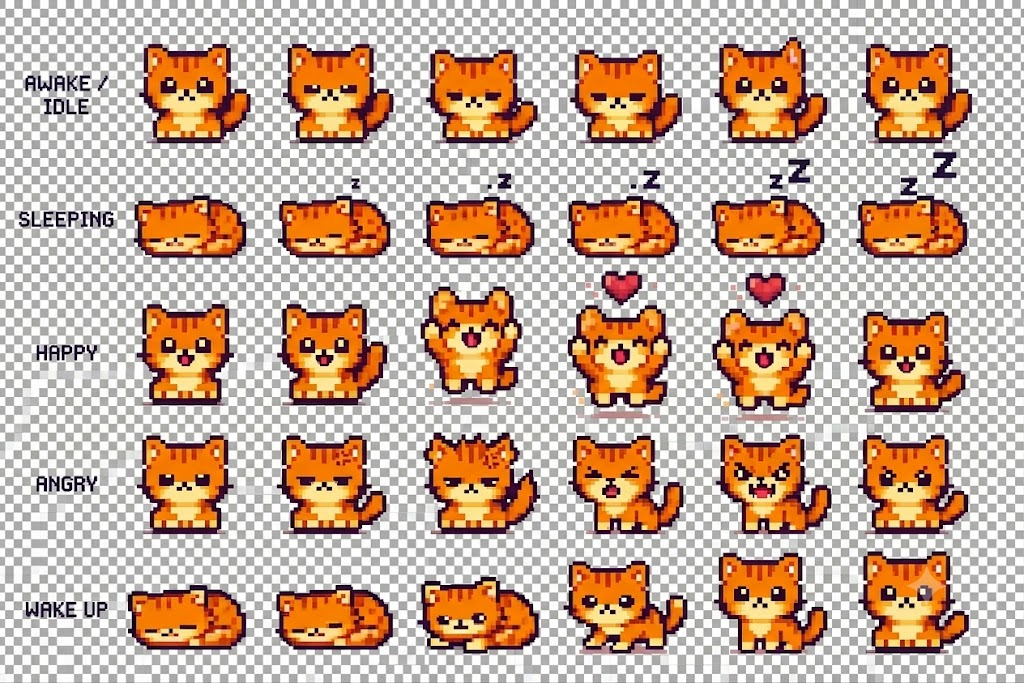
#> input picture asset/cat_animation/_source/Animated_kumquat.jpeg, 1024 x 683 px
$ python build_cat_sheet.py Animated_kumquat.jpeg --grid
#> lines starting #> are read from the running program, lines starting #| are printed output that depends on the picture; after the words box and inside, x2 and y2 are one past the last pixel; in counts of white or black regions, pixels touching at a corner belong together
"""Rebuild an AI-rendered cat animation into a clean transparent sprite sheet.

Input:  asset/cat_animation/_source/<NAME>.png  (e.g. a 1536x1024 render with a
        grey background, glow, blur, and ~6.5px pseudo-pixel blocks)
Output: asset/cat_animation/<NAME>.png  (N frames x 64x64, hard {0,255} alpha,
        snapped to the shared 8-color cat palette, no anti-aliasing, body
        centered per frame, bottom on the shared baseline row 55)

Current sheets come from one labeled 5-row grid image (rows in GRID_ROWS
order; text labels at the left are stripped automatically):

    python tools/build_cat_sheet.py Animated_kumquat.jpeg --grid

Legacy per-state commands for single-row renders (the ones these consumed
now live only in git history; add --preview to any command for a 6x review
image):

    python tools/build_cat_sheet.py AWAKE_IDLE
    python tools/build_cat_sheet.py SLEEPING --glyph z
    python tools/build_cat_sheet.py WAKE_UP  --align per-frame
    python tools/build_cat_sheet.py HAPPY    --glyph heart --min-blob 25
    python tools/build_cat_sheet.py ANGRY    --glyph anger --min-blob 12

Frame spans are auto-detected from the sprite mask, so renders don't need to
sit on an exact grid. The source-to-output scale is fixed so every state sheet
keeps the same pixel density as AWAKE_IDLE (44 output px per 157 source px);
poses too tall for the canvas (HAPPY's jump) shrink slightly instead of
clipping. Floating glyphs (sleep z's, anger marks, the heart) turn to mush at
this scale, so the --glyph modes erase them and stamp crisp pixel versions at
the source positions. Requires numpy and Pillow: pip install -e ".[tools]"
"""
from __future__ import annotations

import argparse
from pathlib import Path

import numpy as np
from PIL import Image

REPO = Path(__file__).resolve().parents[1]
SOURCE_DIR = REPO / "asset" / "cat_animation" / "_source"
OUT_DIR = REPO / "asset" / "cat_animation"

FRAME = 64
SCALE = 44 / 157          # matches the AWAKE_IDLE sheet's pixel density
BASELINE = 56             # output y edge below the body (last drawn row = 55)
ANCHOR_X = 31.5           # output x where the body centre lands in every frame
ALPHA_THRESHOLD = 0.45
MIN_FRAME_WIDTH = 40      # source px; ignore stray mask runs narrower than this
FRAME_GAP = 12            # merge mask runs separated by fewer empty columns

PALETTE = np.array([
    [0x24, 0x07, 0x38],   # outline / ink (also the sleep "Z" glyphs)
    [0xD9, 0x3F, 0x06],   # dark orange (stripes, shading)
    [0xFE, 0x7E, 0x0A],   # base orange
    [0xFC, 0xB1, 0x3A],   # light orange
    [0xFC, 0xD0, 0x78],   # pale orange
    [0xFE, 0xEB, 0xA3],   # cream (muzzle, belly, paws)
    [0xDE, 0x30, 0x4A],   # red (heart, tongue, anger marks)
    [0x99, 0x14, 0x35],   # deep red (heart shading, mouth)
], dtype=int)
RED = 6  # PALETTE index used for stamped anger glyphs


def sprite_mask(rgb: np.ndarray, exclude_red: bool = False) -> np.ndarray:
    """Sprite pixels vs. background/glow: saturated orange, dark ink, or cream.

    exclude_red drops red/crimson pixels entirely (used for ANGRY, whose neon
    anger marks bleed a red bloom that is chromatically identical to the marks
    and would otherwise pollute the sprite). Oranges have a large green-blue
    gap; reds do not, which separates the two without touching the cat.
    """
    sat = rgb.max(2) - rgb.min(2)
    lum = rgb.mean(2)
    mask = (sat > 100) | (lum < 50) | ((lum > 180) & (sat > 55))
    if exclude_red:
        red = (
            (rgb[..., 0] > 150)
            & (rgb[..., 1] - rgb[..., 2] < 35)
            & (rgb[..., 2] > 40)
            & (lum > 90)  # keep dark reds: the tongue inside an open mouth
        )
        mask &= ~red
    return mask


ANGER_STAMP = [
    ".......X..",
    "XX.....X..",
    "XX...XXXXX",
    "..XX...X..",
    "..XX...X..",
]

HEART_STAMP = [
    ".XX..XX.",
    "XXXXXXXX",
    "XXXXXXXX",
    "xXXXXXXx",
    ".xXXXXx.",
    "..xXXx..",
    "...xx...",
]  # 'X' = red, 'x' = deep red shading


# [62 lines left out: functions stamp_heart, stamp_anger_marks, not called in this run]


def detect_frames(mask: np.ndarray, expected: int = 0) -> list[tuple[int, int]]:
    cols = mask.sum(0)
    runs: list[list[int]] = []
    start = None
    for x, filled in enumerate(cols > 0):
        if filled and start is None:
            start = x
        elif not filled and start is not None:
            runs.append([start, x - 1])
            start = None
    if start is not None:
        runs.append([start, mask.shape[1] - 1])

    merged: list[list[int]] = []
    for run in runs:
        if merged and run[0] - merged[-1][1] <= FRAME_GAP:
            merged[-1][1] = run[1]
        else:
            merged.append(run)
    frames = [(x0, x1) for x0, x1 in merged if x1 - x0 + 1 >= MIN_FRAME_WIDTH]
    if not frames:
        raise SystemExit("no frames detected — check the source image")

    # Glow bridges can fuse neighbouring frames into one run. When the caller
    # knows the frame count, split the widest runs at their weakest column
    # (the bridge is a shallow trickle; the bodies are ~15x denser).
    col_density = mask.sum(0)
    while expected and len(frames) < expected:
        i = max(range(len(frames)), key=lambda k: frames[k][1] - frames[k][0])
        x0, x1 = frames[i]
        width = x1 - x0 + 1
        if width < 2 * MIN_FRAME_WIDTH:
            raise SystemExit(f"cannot split further: {len(frames)} frames found, {expected} expected")
        lo, hi = x0 + width // 4, x1 - width // 4
        cut = min(range(lo, hi + 1), key=lambda x: col_density[x])
        frames[i:i + 1] = [(x0, cut - 1), (cut + 1, x1)]
        frames.sort()
    return frames


def snap(color: np.ndarray) -> np.ndarray:
    """Nearest palette color; red entries only compete for genuinely red pixels.

    Without the hue gate, dark red-brown shadow pixels (tail shading) sit
    closer to the red entries than to dark orange and the cat grows crimson
    patches.
    """
    dist = ((color[None] - PALETTE) ** 2).sum(1).astype(float)
    is_red = (color[1] - color[2] < 35) and (color[0] - color[1] > 120) and (color[2] > 45)
    if not is_red:
        dist[RED:] = np.inf
    return PALETTE[dist.argmin()]


def demote_stray_reds(cell: np.ndarray) -> int:
    """Recolor isolated red pixels to dark orange.

    Genuine red features (tongue, heart, nose) are contiguous clusters;
    lone red pixels are fur-shading blends that slipped through the hue gate.
    """
    rgbv = cell[..., :3]
    redfam = (
        ((rgbv == PALETTE[RED]).all(2) | (rgbv == PALETTE[RED + 1]).all(2))
        & (cell[..., 3] > 0)
    )
    demoted = 0
    for y, x in zip(*np.nonzero(redfam)):
        neighbors = redfam[max(y - 1, 0):y + 2, max(x - 1, 0):x + 2].sum() - 1
        if neighbors < 2:
            cell[y, x] = (*PALETTE[1], 255)
            demoted += 1
    return demoted


def despeckle(alpha: np.ndarray, min_blob: int) -> tuple[np.ndarray, list[int]]:
    """Keep 8-connected blobs of at least min_blob pixels."""
    h, w = alpha.shape
    seen = np.zeros_like(alpha, dtype=bool)
    keep = np.zeros_like(alpha, dtype=bool)
    sizes = []
    for sy in range(h):
        for sx in range(w):
            if not alpha[sy, sx] or seen[sy, sx]:
                continue
            stack, blob = [(sy, sx)], []
            seen[sy, sx] = True
            while stack:
                y, x = stack.pop()
                blob.append((y, x))
                for dy in (-1, 0, 1):
                    for dx in (-1, 0, 1):
                        ny, nx = y + dy, x + dx
                        if 0 <= ny < h and 0 <= nx < w and alpha[ny, nx] and not seen[ny, nx]:
                            seen[ny, nx] = True
                            stack.append((ny, nx))
            sizes.append(len(blob))
            if len(blob) >= min_blob:
                for y, x in blob:
                    keep[y, x] = True
    return keep, sorted(sizes, reverse=True)


# [68 lines left out: functions _z_pattern, redraw_glyphs, not called in this run]


def load_masked(path: Path, exclude_red: bool = False) -> tuple[np.ndarray, np.ndarray]:
    """Load a render and its sprite mask.

    Renders with a real transparent background carry their own sprite mask;
    color-based background separation is only for opaque (grey/checker-bg)
    renders.
    """
    rgba = np.array(Image.open(path).convert("RGBA")).astype(int)
    src = rgba[..., :3]
    src_alpha = rgba[..., 3]
    if (src_alpha < 128).any():
        print(f"{path.name}: source has transparency; masking on alpha")
        return src, src_alpha >= 128
    return src, sprite_mask(src, exclude_red=exclude_red)


def build(name: str, min_blob: int, preview: bool, glyph: str = "none", expected_frames: int = 6, align: str = "median") -> None:
    src, mask = load_masked(SOURCE_DIR / f"{name}.png", exclude_red=glyph in ("anger", "heart"))
    process(name, src, mask, min_blob, preview, glyph, expected_frames, align)


def process(
    name: str,
    src: np.ndarray,
    mask: np.ndarray,
    min_blob: int,
    preview: bool,
    glyph: str = "none",
    expected_frames: int = 6,
    align: str = "median",
    scale_base: float | None = None,
    strip_label: bool = False,
) -> None:
    sat = src.max(2) - src.min(2)
    lum = src.mean(2)
    orange = (sat > 100) & (src[..., 1] - src[..., 2] > 35) & mask
    cream = (lum > 180) & (sat > 50) & (sat < 130) & mask

    # Grid rows carry an ink text label left of the first frame; it holds no
    # orange, so everything left of the first orange column is label.
    if strip_label:
        first_orange = int(np.nonzero(orange.any(0))[0].min())
        mask = mask.copy()
        mask[:, : max(first_orange - 8, 0)] = False

    frames = detect_frames(mask, expected_frames)
    print(f"{name}: {len(frames)} frames detected: {frames}")

    # Baseline: median of the per-frame sprite bottoms (outline included) —
    # outlier-resistant, so ANGRY's below-ground flame can't float the other
    # frames. 'per-frame' pins every frame's own bottom to the ground line
    # instead; right for sequences where each pose rests on the ground.
    frame_bottoms = [int(np.nonzero(mask[:, x0:x1 + 1])[0].max()) for x0, x1 in frames]
    bottom_excl = int(np.median(frame_bottoms)) + 1

    # Anchor on the cream muzzle centroid (stable while the tail moves), then
    # shift by a sheet-wide constant so the orange body is centred on average.
    cream_cx, body_cx, body_top = [], [], []
    for x0, x1 in frames:
        cys, cxs = np.nonzero(cream[:, x0:x1 + 1])
        oys, oxs = np.nonzero(orange[:, x0:x1 + 1])
        cream_cx.append(cxs.mean() + x0 if len(cxs) else oxs.mean() + x0)
        body_cx.append((oxs.min() + oxs.max()) / 2 + x0)
        body_top.append(int(oys.min()))
    offset = float(np.mean([b - c for b, c in zip(body_cx, cream_cx)]))

    # Floating glyph leftovers (the heart's ink outline) sit far above the
    # body and would clip into view as stray arcs; heart mode redraws them.
    if glyph == "heart":
        for (x0, x1), top in zip(frames, body_top):
            mask[: max(top - 15, 0), x0:x1 + 1] = False

    # A pose taller than the canvas (jumping HAPPY cat) shrinks slightly
    # instead of clipping its ears; 3 output px of headroom covers the ink
    # outline that rides above the topmost orange pixel.
    base = scale_base if scale_base is not None else SCALE
    scale = base
    needed = (bottom_excl - min(body_top)) * base + 3
    if needed > BASELINE:
        scale = (BASELINE - 3) / (bottom_excl - min(body_top))
        print(f"  pose exceeds canvas at base scale; using {scale:.4f} (base {base:.4f})")

    sheet = np.zeros((FRAME, FRAME * len(frames), 4), dtype=np.uint8)
    for i, (x0, x1) in enumerate(frames):
        fmask = np.zeros_like(mask)
        fmask[:, x0:x1 + 1] = mask[:, x0:x1 + 1]
        anchor = cream_cx[i] + offset

        frame_bottom = frame_bottoms[i] + 1 if align == "per-frame" else bottom_excl
        for oy in range(FRAME):
            sy0, sy1 = (
                frame_bottom + (oy - BASELINE) / scale,
                frame_bottom + (oy + 1 - BASELINE) / scale,
            )
            iy0, iy1 = max(int(np.floor(sy0)), 0), min(int(np.ceil(sy1)), src.shape[0])
            if iy1 <= iy0:
                continue
            for ox in range(FRAME):
                sx0, sx1 = (
                    anchor + (ox - ANCHOR_X) / scale,
                    anchor + (ox + 1 - ANCHOR_X) / scale,
                )
                ix0, ix1 = max(int(np.floor(sx0)), 0), min(int(np.ceil(sx1)), src.shape[1])
                if ix1 <= ix0:
                    continue
                m = fmask[iy0:iy1, ix0:ix1]
                if m.size == 0 or m.mean() < ALPHA_THRESHOLD:
                    continue
                rgb = snap(src[iy0:iy1, ix0:ix1][m].mean(0).round().astype(int))
                sheet[oy, i * FRAME + ox] = (*rgb, 255)

    for i in range(len(frames)):
        cell = sheet[:, i * FRAME:(i + 1) * FRAME]
        keep, sizes = despeckle(cell[..., 3] > 0, min_blob)
        cell[~keep] = 0
        demoted = demote_stray_reds(cell)
        note = f", {demoted} stray red px demoted" if demoted else ""
        if glyph == "z":
            note += f", {redraw_glyphs(cell)} glyph(s) redrawn"
        elif glyph == "anger":
            stamped = stamp_anger_marks(
                cell, src, frames[i], body_top[i], cream_cx[i] + offset, bottom_excl, scale
            )
            note += ", anger mark stamped" if stamped else ", no anger mark found"
        elif glyph == "heart":
            note += ", heart stamped" if stamp_heart(cell, src, frames[i], body_top[i]) else ""
        print(f"  frame {i} blobs kept>={min_blob}: {sizes[:8]}{' ...' if len(sizes) > 8 else ''}{note}")

    out_path = OUT_DIR / f"{name}.png"
    img = Image.fromarray(sheet, "RGBA")
    img.save(out_path, optimize=True)
    print(f"saved {out_path} {img.size}")

    if preview:
        prev = img.resize((img.width * 6, img.height * 6), Image.NEAREST)
        prev.save(OUT_DIR / f"_preview_{name}.png")
        print(f"saved preview {OUT_DIR / f'_preview_{name}.png'}")


GRID_ROWS = ["AWAKE_IDLE", "SLEEPING", "HAPPY", "ANGRY", "WAKE_UP"]
CAT_HEIGHT = 44  # output px the reference (idle) cat stands tall


def _bands(orange: np.ndarray, merge_gap: int = 8, min_height: int = 20) -> list[tuple[int, int]]:
    """Row bands from the orange body profile, expanded to claim glyph space.

    Floating glyphs (sleep z's, hearts) rise arbitrarily close to the row
    above, so gap thresholds on the full mask can't separate rows. Bodies
    can: glyphs and text labels contain no orange. Each band then extends
    upward to just below the previous body (claiming its own glyphs) and
    slightly downward for the ink outline.
    """
    prof = orange.sum(1) > 2
    runs: list[list[int]] = []
    start = None
    for y, filled in enumerate(prof):
        if filled and start is None:
            start = y
        elif not filled and start is not None:
            runs.append([start, y - 1])
            start = None
    if start is not None:
        runs.append([start, orange.shape[0] - 1])
    merged: list[list[int]] = []
    for run in runs:
        if merged and run[0] - merged[-1][1] <= merge_gap:
            merged[-1][1] = run[1]
        else:
            merged.append(run)
    bodies = [(y0, y1) for y0, y1 in merged if y1 - y0 + 1 >= min_height]

    # The previous row's ink outline hangs ~6-9px below its orange body; start
    # each band just past it (but before this row's own floating glyphs).
    outline_pad = 10
    bands = []
    for i, (y0, y1) in enumerate(bodies):
        top = max(0, y0 - 60) if i == 0 else bodies[i - 1][1] + outline_pad
        bands.append((top, min(y1 + outline_pad - 1, orange.shape[0] - 1)))
    return bands


def build_grid(filename: str, min_blob: int, preview: bool) -> None:
    """Process a single image holding all five state rows (labels at left).

    Row order must match GRID_ROWS. One shared scale is derived from the
    first (idle) row so every state keeps consistent pixel density.
    """
    src, mask = load_masked(SOURCE_DIR / filename)
#> in sprite_mask, `sat = rgb.max(2) - rgb.min(2)`:
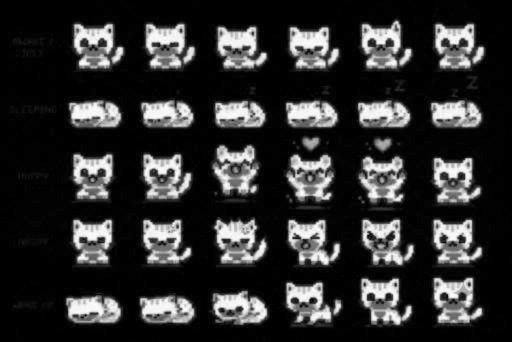
#> sat: shape (683, 1024) int64 (shown at 1/2 size); min 0, max 255, mean 46.7
#> in sprite_mask, `lum = rgb.mean(2)`:
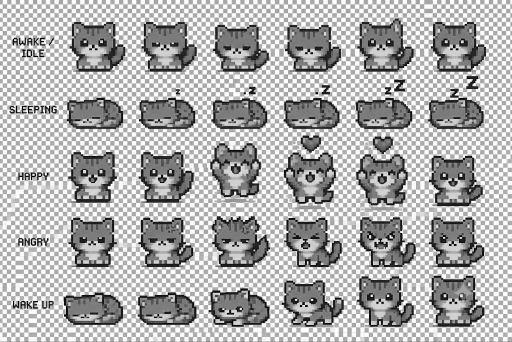
#> lum: shape (683, 1024) float64 (shown at 1/2 size); min 0, max 255, mean 175
#> in sprite_mask, `mask = (sat > 100) | (lum < 50) | ((lum > 180) & (sat > 55))`:
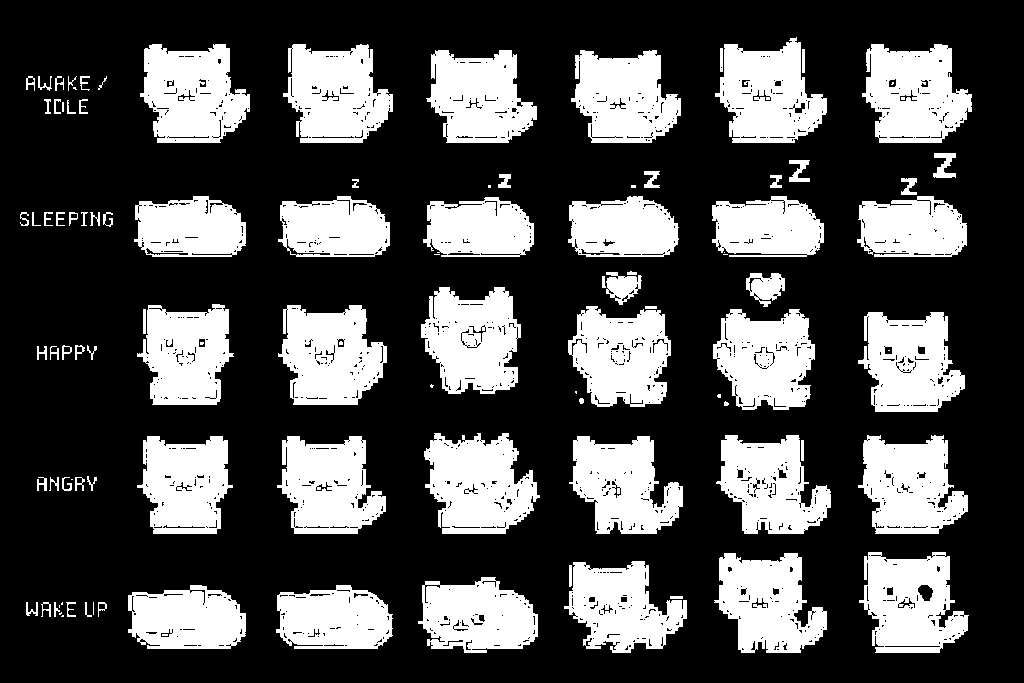
#> mask: shape (683, 1024) bool; 30.7% white; 106 white regions (22 under 20 px), largest, box (x1, y1, x2, y2) and area: (424, 433, 540, 534) 8208, (140, 44, 250, 143) 7897, (278, 305, 387, 405) 7890
    sat = src.max(2) - src.min(2)
    orange = (sat > 100) & (src[..., 1] - src[..., 2] > 35) & mask
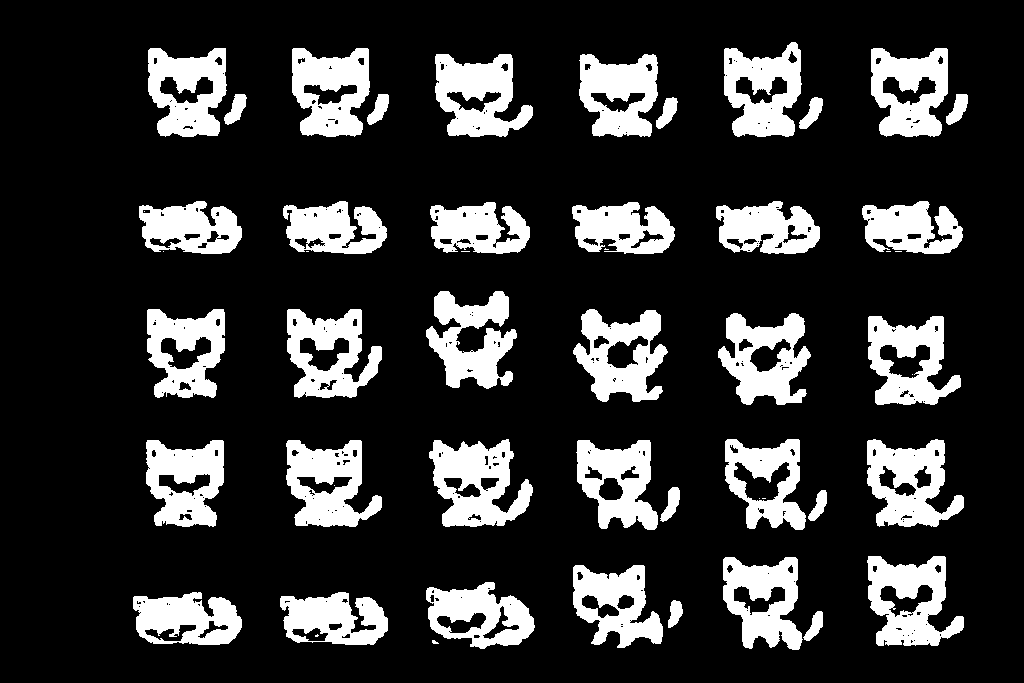
#> orange: shape (683, 1024) bool; 19.6% white; 53 white regions (14 under 20 px), largest, box (x1, y1, x2, y2) and area: (429, 439, 533, 527) 5413, (867, 556, 964, 646) 5063, (867, 439, 964, 527) 5020
    bands = _bands(orange)
#> the loop in _bands, `for y, filled in enumerate(prof):` made 683 passes
#> filled on passes 1 to 8: False, False, False, False, False, False, False, False
#> after the loop in _bands, `for y, filled in enumerate(prof):`: runs = [[42, 136], [201, 253], [291, 404], [439, 529], [556, 649]]
#> the loop in _bands, `for run in runs:` made 5 passes
#> after the loop in _bands, `for run in runs:`: merged has the same summary as runs
#> in _bands, `bodies = [(y0, y1) for y0, y1 in merged if y1 - y0 + 1 >= min_height]`: bodies = [(42, 136), (201, 253), (291, 404), (439, 529), (556, 649)]
#> the loop in _bands, `for i, (y0, y1) in enumerate(bodies):` made 5 passes
#> (y0, y1, top) on passes 1 to 5: (42, 136, 0), (201, 253, 146), (291, 404, 263), (439, 529, 414), (556, 649, 539)
#> after the loop in _bands, `for i, (y0, y1) in enumerate(bodies):`: bands = [(0, 145), (146, 262), (263, 413), (414, 538), (539, 658)]
    if len(bands) != len(GRID_ROWS):
        raise SystemExit(f"expected {len(GRID_ROWS)} rows, found {len(bands)}: {bands}")

    ref = bands[0]
#> ref = (0, 145)
    ref_rows = np.nonzero(mask[ref[0]:ref[1] + 1].sum(1) > 2)[0]
#> ref_rows = 105 values from 38 to 142
    ref_h = int(ref_rows.max() - ref_rows.min() + 1)
#> ref_h = 105
    scale_base = CAT_HEIGHT / ref_h
#> scale_base = 0.419
    print(f"grid: {len(bands)} rows, idle row {ref_h}px tall -> scale {scale_base:.4f}")
#| grid: 5 rows, idle row 105px tall -> scale 0.4190

    for (top, bottom), name in zip(bands, GRID_ROWS):
        align = "per-frame" if name == "WAKE_UP" else "median"
        process(
            name,
            src[top:bottom + 1],
            mask[top:bottom + 1],
            min_blob,
            preview,
            expected_frames=6,
            align=align,
            scale_base=scale_base,
            strip_label=True,
        )
#> this loop made 5 passes
#> (printed output is left out)
#> pass 1, in process, `sat = src.max(2) - src.min(2)`:
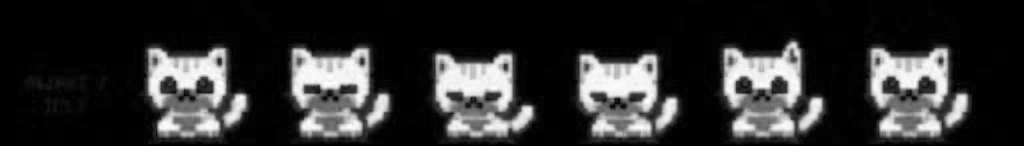
#> sat: shape (146, 1024) int64; min 0, max 255, mean 47.1
#> (the rest of the program and of its run is left out)
